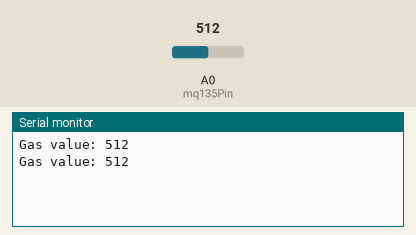
Bench run of a sketch on a simulated Arduino Uno, built with avr-gcc and run on an emulated ATmega328P. Shown: the last lines printed to the serial monitor. Inputs (shaded band) come from the test bench; at power-on: A0 (mq135Pin) = 512.

Above: at 1.8 s.
1.9 s: A0 (mq135Pin) set to 716
At 2.6 s:
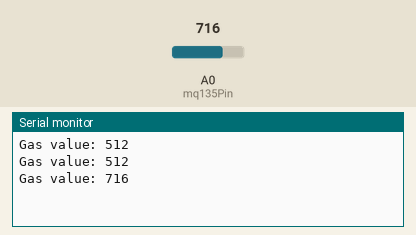
3.4 s: A0 (mq135Pin) set to 900
At 4.8 s:
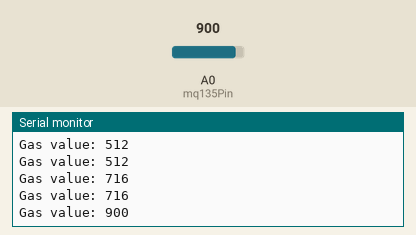
Timing chart, 0 to 6.4 s (numbered marks = the images above; inputs shaded):
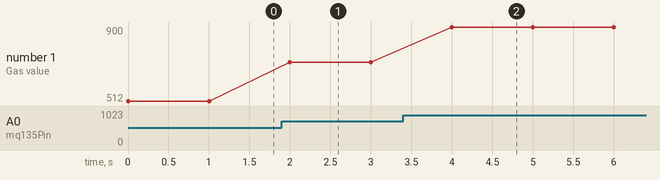

Measured:
- after the input at 1.9 s, the serial monitor: prints a new line after 0.10 s (image 1)
- after the input at 3.4 s, the serial monitor: prints a new line after 0.60 s (image 2)
- plotted number 1: 512 → 716 after the input at 1.9 s, 716 → 900 after the input at 3.4 s

The sketch:

gas_level.ino
```cpp
const int mq135Pin = A0;  // Digital pin connected to the MQ135 sensor

void setup() {
  Serial.begin(9600);
  pinMode(mq135Pin, INPUT);  // Set the pin mode to input
}

void loop() {
  int sensorValue = analogRead(mq135Pin);  // Read digital data from the sensor pin


    Serial.print("Gas value: ");  // Print a message if gas is detected
    Serial.println(sensorValue);

  delay(1000);  // Delay for 1 second
}
```
